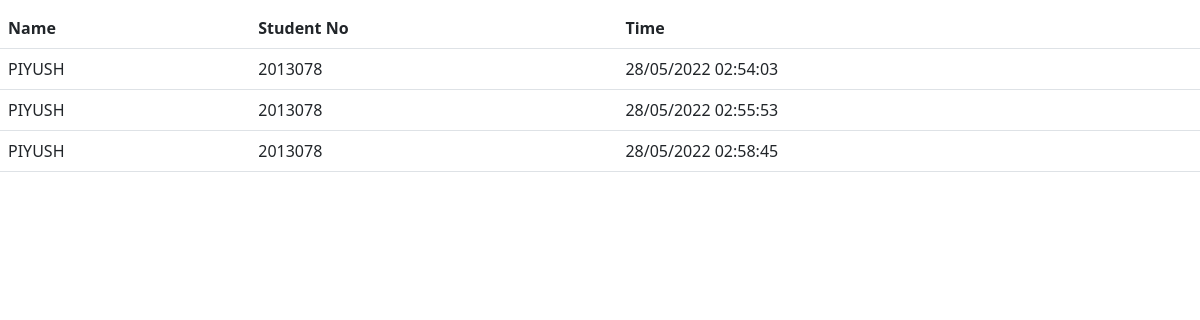
Page /showdata on the earlier database version.
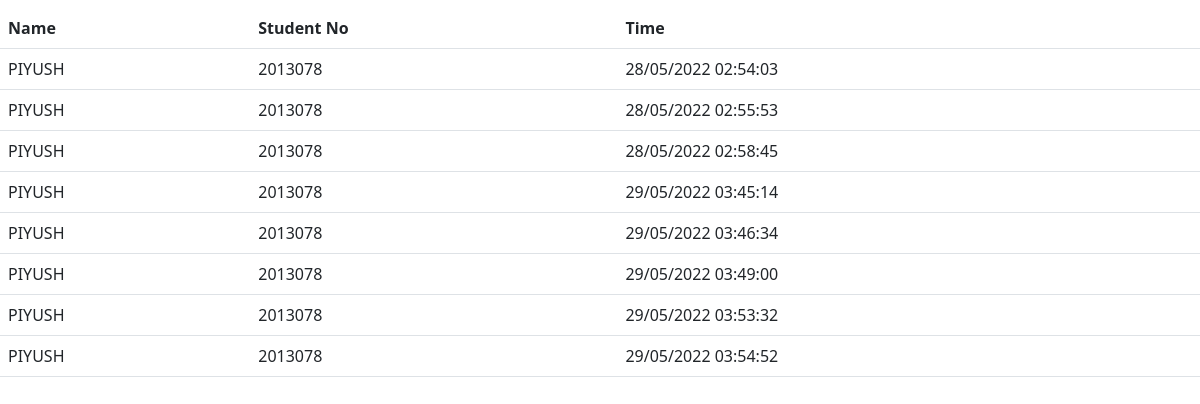
Same page on the later database version.
### face2/models.py (models this page shows)
class Register(models.Model):
    name = models.CharField(max_length=30)
    studentno = models.BigIntegerField()
    time = models.CharField(max_length=30)

### face2/views.py (the view)
# urls.py: path('showdata',views.showdata,name = 'showdata'),
def showdata(request):
    data = Register.objects.all()
    return render(request,"data.html",{"message" :data})

### templates/data.html (shortened to what this page needs)
<!doctype html>
<html lang="en">
  <head>
    <link href="https://cdn.jsdelivr.net/npm/bootstrap@5.2.0-beta1/dist/css/bootstrap.min.css" rel="stylesheet">
  </head>
  <body>
    <table class="table table-hover">
        <thead>
          <tr>
            <th scope="col">Name</th>
            <th scope="col">Student No</th>
            <th scope="col">Time</th>
          </tr>
        </thead>
        <tbody>
            {% for k in message  %}
            <tr>
                <td>{{k.name}}</td>
                <td>{{k.studentno}}</td>
                <td>{{k.time}}</td>
            </tr>
            {% endfor %}
        </tbody>
      </table>
  </body>
</html>

Differences in the rows shown:
added Register: name "PIYUSH", studentno "2013078", time "29/05/2022 03:45:14"
added Register: name "PIYUSH", studentno "2013078", time "29/05/2022 03:46:34"
added Register: name "PIYUSH", studentno "2013078", time "29/05/2022 03:49:00"
added Register: name "PIYUSH", studentno "2013078", time "29/05/2022 03:53:32"
added Register: name "PIYUSH", studentno "2013078", time "29/05/2022 03:54:52"
